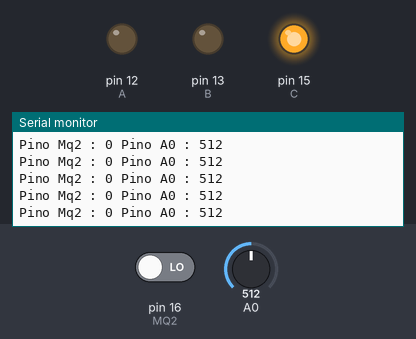
A sketch run on a simulated Arduino Uno, built with avr-gcc and run on an emulated ATmega328P. On the bench: output pins drawn as LEDs (lit = HIGH), the last lines printed to the serial monitor. The test bench sets the inputs (shaded band); at power-on: A0 = 512, pin 16 (MQ2) LOW.

Above: at 1.2 s.
1.3 s: A0 set to 106
At 2.1 s:
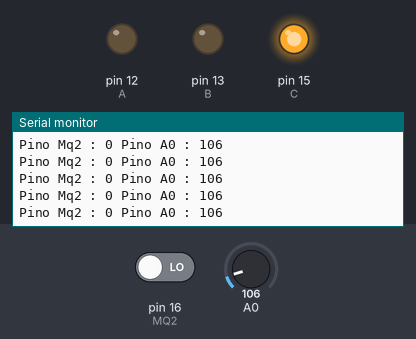
4.3 s: A0 set to 88
At 5.0 s:
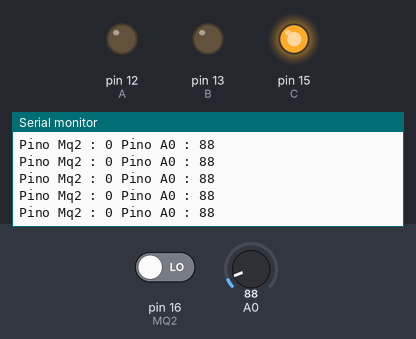
Timing chart, 0 to 7.3 s (numbered marks = the images above; inputs shaded):
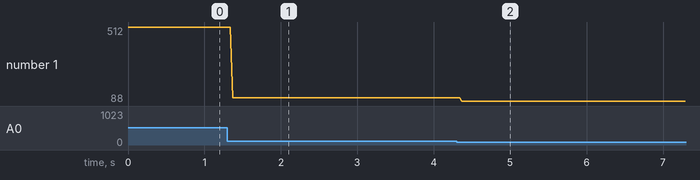

Measured:
- after the input at 1.3 s, the serial monitor: prints a new line after 0.07 s (image 1)
- after the input at 4.3 s, the serial monitor: prints a new line after 0.07 s (image 2)
- plotted number 1: 512 → 106 after the input at 1.3 s, 106 → 88 after the input at 4.3 s

The sketch:

main.ino
```cpp
/*
* static const uint8_t D6   = 12;
* static const uint8_t D7   = 13;
* static const uint8_t D8   = 15;
*/

int sensorValue;

#define A 12 // D6
#define B 13 // D7
#define C 15 // D8
#define MQ2 16 // SD2

void setup()
{
    Serial.begin(9600);
// seta os pinos select como saída
    pinMode(A,OUTPUT);
    pinMode(B,OUTPUT);
    pinMode(C,OUTPUT);

    pinMode(A0,INPUT);
    pinMode(MQ2,INPUT);
// config pin 4 do 4051 do MUX
    digitalWrite(A,0);
    digitalWrite(B,0);
    digitalWrite(C,1); // Bit mais significativo
}

void loop()
{
  // Le os dados do pino digital D0 do sensor
  int valor_digital = digitalRead(MQ2);
  // Le os dados do pino analogico A0 do sensor
  //delay(3000);
  int valor_analogico = analogRead(A0);
  //delay(3000);
  // Mostra os dados no serial monitor
  Serial.print("Pino Mq2 : ");
  Serial.print(valor_digital);
  Serial.print(" Pino A0 : ");
  Serial.println(valor_analogico);
}
```
